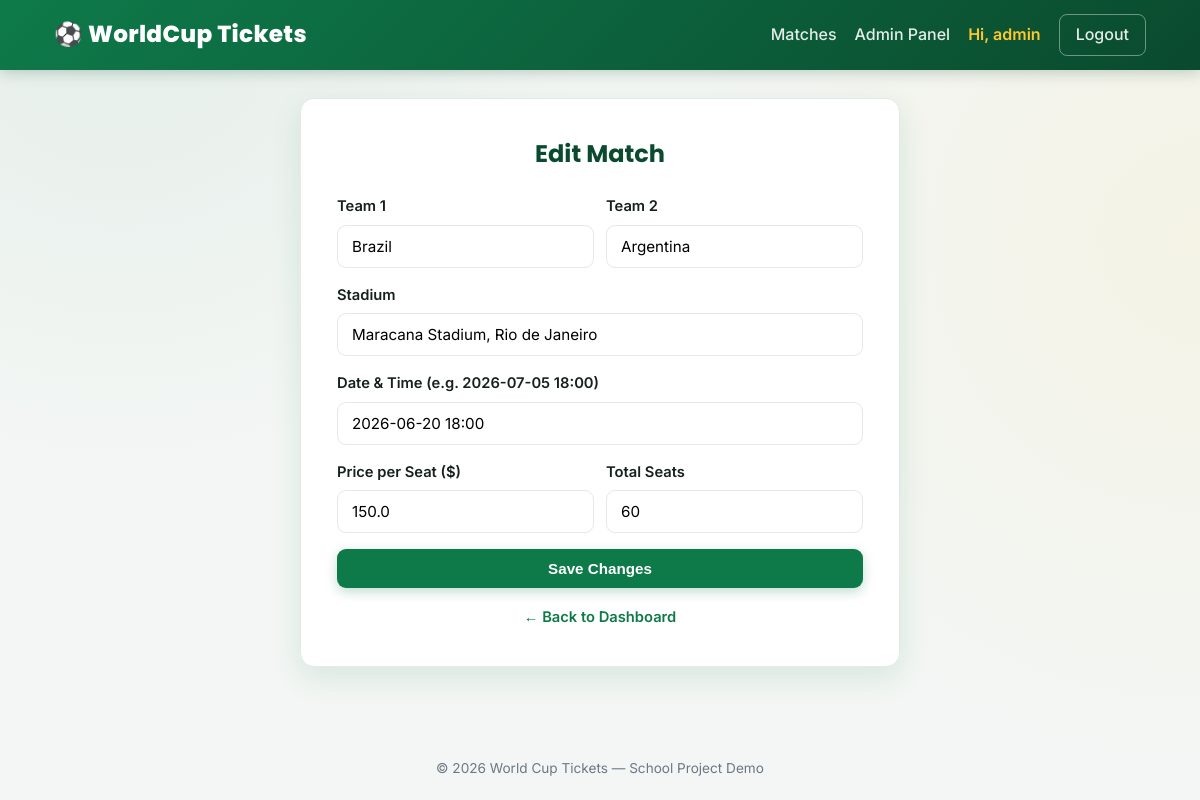
/admin/edit-match/1 (signed in), run on the app's committed database.
### tables this page shows
CREATE TABLE matches (
        id INTEGER PRIMARY KEY AUTOINCREMENT,
        team1 TEXT NOT NULL,
        team2 TEXT NOT NULL,
        stadium TEXT NOT NULL,
        match_date TEXT NOT NULL,
        price REAL NOT NULL,
        total_seats INTEGER NOT NULL
    );

### app.py (the view, shortened to what this page needs)
@app.route("/admin/edit-match/<int:match_id>", methods=["GET", "POST"])
@admin_required
def edit_match(match_id):
    db = get_db()
    match = db.execute("SELECT * FROM matches WHERE id = ?", (match_id,)).fetchone()
    if not match:
        flash("Match not found.", "danger")
        return redirect(url_for("admin_dashboard"))
    return render_template("edit_match.html", match=match)

### app.py (called while the page is built)
@app.context_processor
def inject_helpers():
    return dict(flag_code=flag_code, stadium_image=stadium_image)

def get_db():
    if "db" not in g:
        g.db = sqlite3.connect(DB)
        g.db.row_factory = sqlite3.Row
    return g.db

def admin_required(f):
    @wraps(f)
    def wrapper(*args, **kwargs):
        if "user_id" not in session or not session.get("is_admin"):
            flash("Admin access required.", "danger")
            return redirect(url_for("index"))
        return f(*args, **kwargs)
    return wrapper

### templates/edit_match.html (shortened to what this page needs)
{% extends "base.html" %}
{% block content %}
<div class="form-card" style="max-width: 600px;">
    <h2>Edit Match</h2>
    <form method="POST">
        <div class="form-row">
            <div class="form-group">
                <label for="team1">Team 1</label>
                <input type="text" id="team1" name="team1" value="{{ match.team1 }}" required>
            </div>
            <div class="form-group">
                <label for="team2">Team 2</label>
                <input type="text" id="team2" name="team2" value="{{ match.team2 }}" required>
            </div>
        </div>
        <div class="form-group">
            <label for="stadium">Stadium</label>
            <input type="text" id="stadium" name="stadium" value="{{ match.stadium }}" required>
        </div>
        <div class="form-group">
            <label for="match_date">Date &amp; Time (e.g. 2026-07-05 18:00)</label>
            <input type="text" id="match_date" name="match_date" value="{{ match.match_date }}" placeholder="YYYY-MM-DD HH:MM" required>
        </div>
        <div class="form-row">
            <div class="form-group">
                <label for="price">Price per Seat ($)</label>
                <input type="number" id="price" name="price" step="0.01" min="0" value="{{ match.price }}" required>
            </div>
            <div class="form-group">
                <label for="total_seats">Total Seats</label>
                <input type="number" id="total_seats" name="total_seats" min="1" value="{{ match.total_seats }}" required>
            </div>
        </div>
        <button type="submit" class="btn btn-primary">Save Changes</button>
    </form>
    <div class="form-footer">
        <a href="{{ url_for('admin_dashboard') }}">&larr; Back to Dashboard</a>
    </div>
</div>
{% endblock %}

### static/css/style.css (style rules this page uses)
:root { --primary: #0e7a4a; --primary-light: #16a35f; --primary-dark: #0a4a2e; --gold: #ffc72c; --gold-dark: #e6a800; --light-bg: #f3f6f4; --card-bg: #ffffff; --text-dark: #16201c; --text-muted: #6b7886; --danger: #dc2626; --success: #16a34a; --warning: #d97706; --border: #e5e9e7; --shadow-sm: 0 2px 10px rgba(14, 122, 74, 0.06); --shadow-md: 0 10px 30px rgba(14, 122, 74, 0.12); --radius: 14px; }
* { margin: 0; padding: 0; box-sizing: border-box; }
html { scroll-behavior: smooth; }
body { font-family: 'Inter', 'Segoe UI', Tahoma, Geneva, Verdana, sans-serif; background-color: var(--light-bg); background-image: radial-gradient(circle at 10% 0%, rgba(14, 122, 74, 0.06) 0%, transparent 35%), radial-gradient(circle at 100% 30%, rgba(255, 199, 44, 0.07) 0%, transparent 40%); color: var(--text-dark); line-height: 1.6; min-height: 100vh; display: flex; flex-direction: column; animation: fadeInBody 0.5s ease; }
h1, h2, h3, .logo, .match-teams, .ticket-header h2 { font-family: 'Poppins', 'Inter', sans-serif; }
.btn { display: inline-block; padding: 11px 22px; border-radius: 9px; border: none; font-weight: 600; font-size: 0.95rem; cursor: pointer; text-decoration: none; text-align: center; transition: transform 0.15s ease, box-shadow 0.2s ease, background 0.2s ease, opacity 0.2s ease; }
.btn-primary { background: var(--primary); color: #fff; width: 100%; box-shadow: 0 4px 12px rgba(14, 122, 74, 0.25); }
.form-card { background: var(--card-bg); border-radius: var(--radius); box-shadow: var(--shadow-md); padding: 36px; max-width: 460px; margin: 0 auto; animation: popIn 0.4s ease; border: 1px solid var(--border); }
.form-card h2 { margin-bottom: 22px; color: var(--primary-dark); text-align: center; font-weight: 700; }
.form-group { margin-bottom: 16px; }
.form-group label { display: block; margin-bottom: 6px; font-weight: 600; font-size: 0.92rem; }
.form-group input, .form-group select { width: 100%; padding: 11px 14px; border: 1.5px solid var(--border); border-radius: 9px; font-size: 0.95rem; transition: border-color 0.2s, box-shadow 0.2s; font-family: inherit; }
.form-row { display: grid; grid-template-columns: 1fr 1fr; gap: 12px; }
.form-footer { text-align: center; margin-top: 18px; font-size: 0.92rem; color: var(--text-muted); }
.form-footer a { color: var(--primary); font-weight: 600; text-decoration: none; }

### data on the page
matches: team1 "Brazil", team2 "Argentina", stadium "Maracana Stadium, Rio de Janeiro", match_date "2026-06-20 18:00", price "150.0", total_seats "60"

### other printed values
{{ session.get('username') }} "admin"
